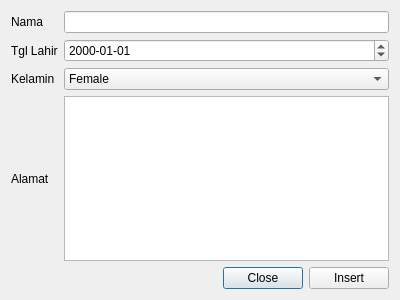
<?xml version="1.0" encoding="UTF-8"?>
<ui version="4.0">
 <class>InsertDialog</class>
 <widget class="QDialog" name="InsertDialog">
  <property name="geometry">
   <rect>
    <x>0</x>
    <y>0</y>
    <width>400</width>
    <height>300</height>
   </rect>
  </property>
  <property name="windowTitle">
   <string>Input Dialog</string>
  </property>
  <layout class="QGridLayout" name="gridLayout">
   <item row="0" column="0">
    <widget class="QLabel" name="label">
     <property name="text">
      <string>Nama</string>
     </property>
    </widget>
   </item>
   <item row="5" column="1">
    <layout class="QHBoxLayout" name="horizontalLayout">
     <item>
      <spacer name="horizontalSpacer">
       <property name="orientation">
        <enum>Qt::Horizontal</enum>
       </property>
       <property name="sizeHint" stdset="0">
        <size>
         <width>40</width>
         <height>20</height>
        </size>
       </property>
      </spacer>
     </item>
     <item>
      <widget class="QPushButton" name="closeBtn">
       <property name="text">
        <string>Close</string>
       </property>
      </widget>
     </item>
     <item>
      <widget class="QPushButton" name="insertBtn">
       <property name="text">
        <string>Insert</string>
       </property>
      </widget>
     </item>
    </layout>
   </item>
   <item row="3" column="1">
    <widget class="QComboBox" name="kelaminInput">
     <item>
      <property name="text">
       <string>Female</string>
      </property>
     </item>
     <item>
      <property name="text">
       <string>Male</string>
      </property>
     </item>
    </widget>
   </item>
   <item row="3" column="0">
    <widget class="QLabel" name="label_3">
     <property name="text">
      <string>Kelamin</string>
     </property>
    </widget>
   </item>
   <item row="4" column="1">
    <widget class="QTextEdit" name="alamatInput"/>
   </item>
   <item row="4" column="0">
    <widget class="QLabel" name="label_4">
     <property name="text">
      <string>Alamat</string>
     </property>
    </widget>
   </item>
   <item row="1" column="0">
    <widget class="QLabel" name="label_2">
     <property name="text">
      <string>Tgl Lahir</string>
     </property>
    </widget>
   </item>
   <item row="0" column="1">
    <widget class="QLineEdit" name="namaInput"/>
   </item>
   <item row="1" column="1">
    <widget class="QDateEdit" name="tglLhrInput">
     <property name="displayFormat">
      <string>yyyy-MM-dd</string>
     </property>
    </widget>
   </item>
  </layout>
 </widget>
 <resources/>
 <connections>
  <connection>
   <sender>closeBtn</sender>
   <signal>clicked()</signal>
   <receiver>InsertDialog</receiver>
   <slot>close()</slot>
   <hints>
    <hint type="sourcelabel">
     <x>256</x>
     <y>276</y>
    </hint>
    <hint type="destinationlabel">
     <x>199</x>
     <y>149</y>
    </hint>
   </hints>
  </connection>
 </connections>
</ui>
